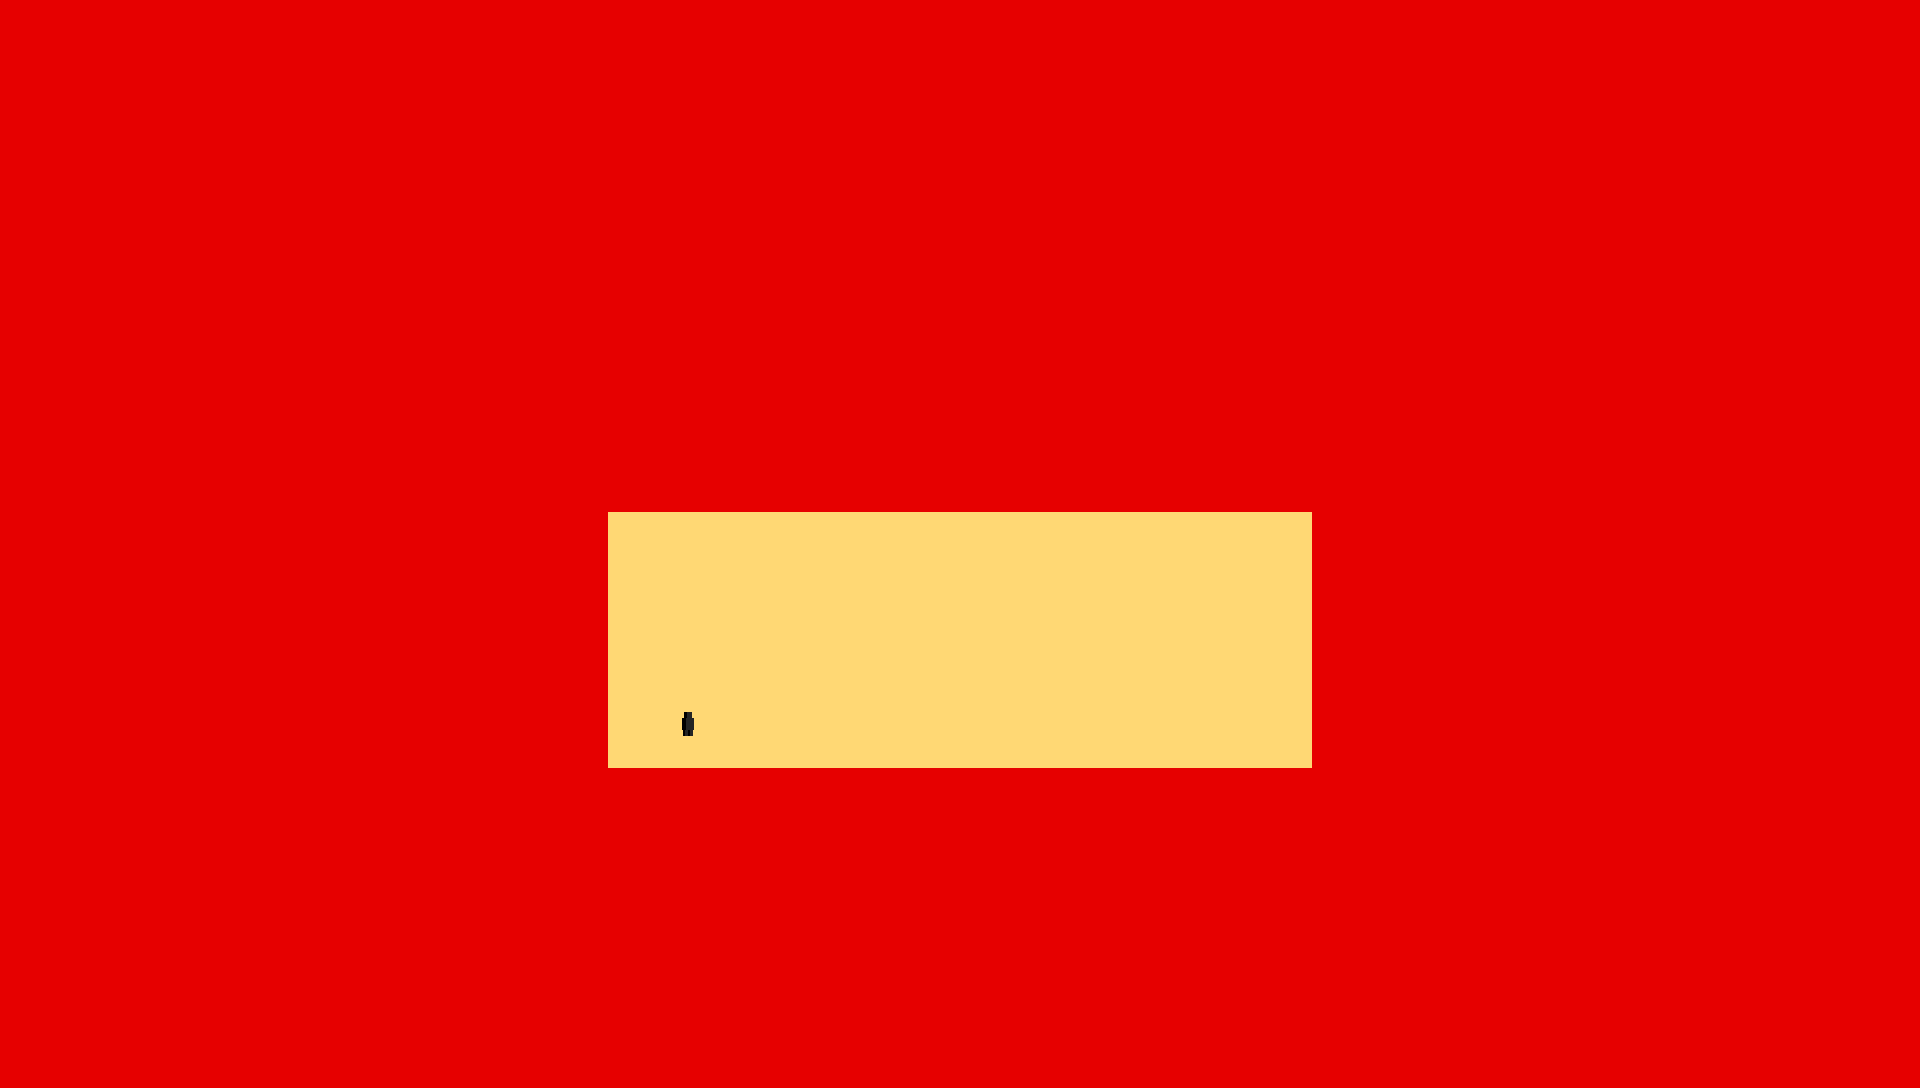

Rendered tile map (Tiled .tmx) drawn with the repository's tilesets; below, a short description and the map source with its tile grids summarised:
An orthogonal 60x34 tile map with 32x32 px tiles, 7 tile layers (Tile Layer 1, Goals, Buttons, PushBlocks, ...) and 4 objects.

<map version="1.10" tiledversion="1.10.2" orientation="orthogonal" renderorder="right-down" width="60" height="34" tilewidth="32" tileheight="32" infinite="0" nextlayerid="12" nextobjectid="6">
 <editorsettings>
  <export target="../../build/bin/Levels/Level1.json" format="json" />
 </editorsettings>
 <tileset firstgid="1" name="tilemap" tilewidth="32" tileheight="32" tilecount="4096" columns="64">
  <image source="../Textures/tilemap.png" width="2048" height="2048" />
 </tileset>
 <layer id="1" name="Tile Layer 1" width="60" height="34">
  <data>[2040 cells, 2040 non-empty, 2 distinct tile ids]</data>
 </layer>
 <layer id="5" name="Goals" width="60" height="34">
  <data>[2040 cells, 0 non-empty, 0 distinct tile ids]</data>
 </layer>
 <layer id="6" name="Buttons" width="60" height="34">
  <data>[2040 cells, 0 non-empty, 0 distinct tile ids]</data>
 </layer>
 <layer id="7" name="PushBlocks" width="60" height="34">
  <data>[2040 cells, 0 non-empty, 0 distinct tile ids]</data>
 </layer>
 <layer id="3" name="Player" width="60" height="34">
  <data>[2040 cells, 1 non-empty, 1 distinct tile ids]</data>
 </layer>
 <layer id="4" name="Enemies" width="60" height="34">
  <data>[2040 cells, 0 non-empty, 0 distinct tile ids]</data>
 </layer>
 <layer id="8" name="Doors" width="60" height="34">
  <data>[2040 cells, 0 non-empty, 0 distinct tile ids]</data>
 </layer>
 <objectgroup id="9" name="Walls">
  <object id="1" x="542" y="475" width="65" height="355" />
  <object id="2" x="607" y="768" width="706" height="89" />
  <object id="3" x="1314" y="464" width="73" height="325" />
  <object id="4" x="538" y="428" width="803" height="83" />
 </objectgroup>
 <objectgroup id="11" name="SemiWalls" />
</map>
